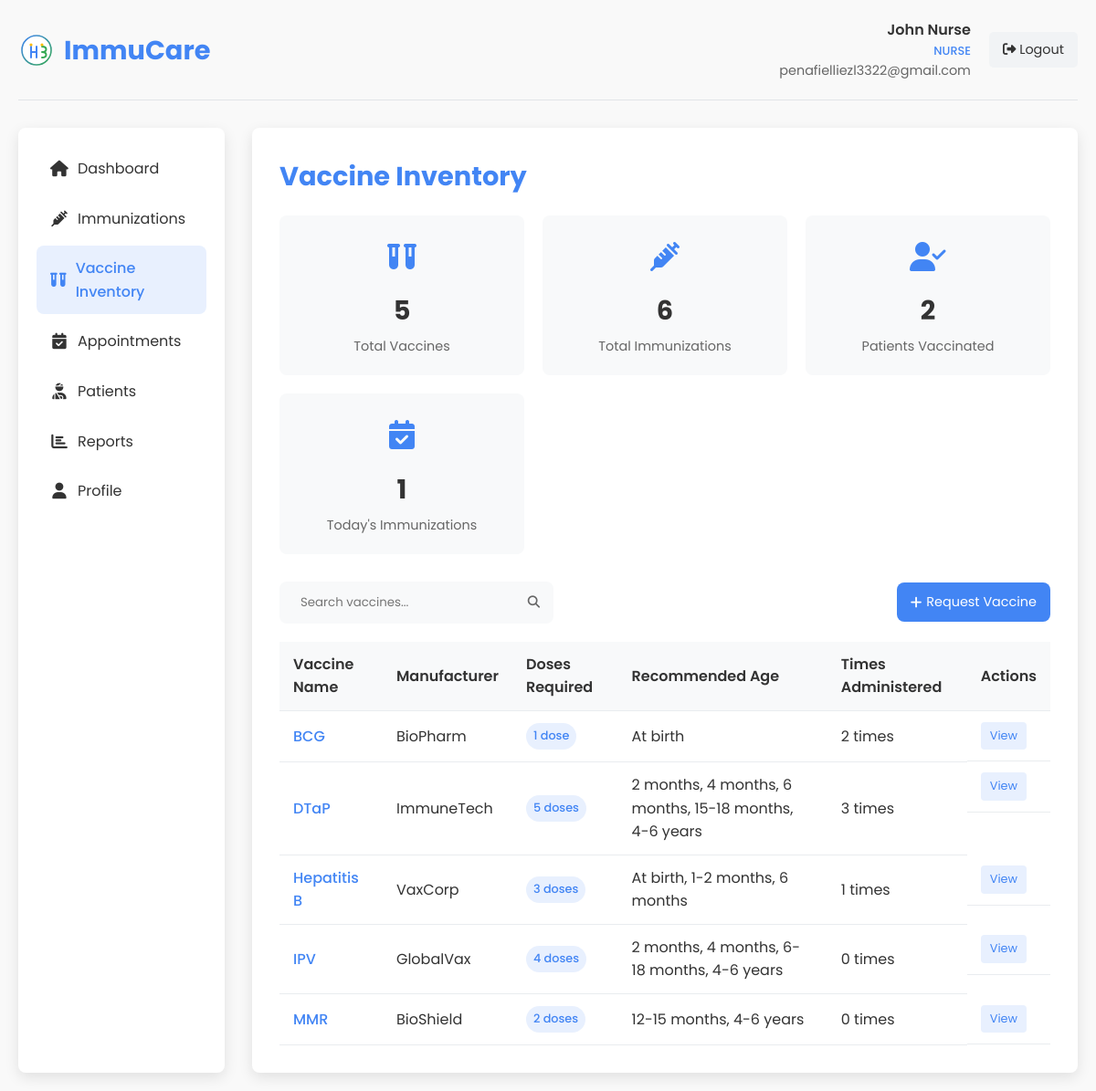
Screenshot of /nurse_vaccine_inventory.php (signed in) with the database file from the repository.
### tables this page shows
CREATE TABLE `vaccines` (
  `id` int(11) NOT NULL,
  `name` varchar(100) NOT NULL,
  `manufacturer` varchar(100) DEFAULT NULL,
  `description` text DEFAULT NULL,
  `recommended_age` varchar(100) DEFAULT NULL,
  `doses_required` int(11) DEFAULT 1,
  `days_between_doses` int(11) DEFAULT NULL,
  `is_active` tinyint(1) DEFAULT 1,
  `created_at` datetime NOT NULL,
  `updated_at` timestamp NOT NULL DEFAULT current_timestamp() ON UPDATE current_timestamp()
);

### nurse_vaccine_inventory.php (the view, shortened to what this page needs)
<?php
$user_name = $_SESSION['user_name'];
$user_email = $_SESSION['user_email'];
$conn = new mysqli(DB_HOST, DB_USER, DB_PASS, DB_NAME);
$search = isset($_GET['search']) ? $_GET['search'] : '';
$search_condition = '';
$page = isset($_GET['page']) ? (int)$_GET['page'] : 1;
$records_per_page = 10;
$offset = ($page - 1) * $records_per_page;
$stmt = $conn->prepare("SELECT COUNT(*) as count FROM vaccines" . $search_condition);
$stmt->execute();
$result = $stmt->get_result();
$total_vaccines = $result->fetch_assoc()['count'];
$stmt = $conn->prepare("SELECT COUNT(*) as count FROM immunizations");
$stmt->execute();
$result = $stmt->get_result();
$total_immunizations = $result->fetch_assoc()['count'];
$stmt = $conn->prepare("SELECT COUNT(DISTINCT patient_id) as count FROM immunizations WHERE patient_id > 0");
$stmt->execute();
$result = $stmt->get_result();
$total_patients_vaccinated = $result->fetch_assoc()['count'];
$stmt = $conn->prepare("SELECT COUNT(*) as count FROM immunizations WHERE DATE(administered_date) = CURDATE()");
$stmt->execute();
$result = $stmt->get_result();
$todays_immunizations = $result->fetch_assoc()['count'];
$query = "SELECT * FROM vaccines $search_condition ORDER BY name ASC LIMIT $offset, $records_per_page";
$vaccines = $conn->query($query);
$immunization_counts = array();
$vaccine_ids = array();
while ($vaccine = $vaccines->fetch_assoc()) {
    $vaccine_ids[] = $vaccine['id'];
}
$vaccines->data_seek(0);
if (!empty($vaccine_ids)) {
    $ids_string = implode(',', $vaccine_ids);
    $query = "SELECT vaccine_id, COUNT(*) as count
              FROM immunizations
              WHERE vaccine_id IN ($ids_string)
              GROUP BY vaccine_id";
    $counts_result = $conn->query($query);
    while ($row = $counts_result->fetch_assoc()) {
        $immunization_counts[$row['vaccine_id']] = $row['count'];
    }
}
?>
<!DOCTYPE html>
<html lang="en">
<head>
    <link rel="stylesheet" href="styles.css">
    <link rel="stylesheet" href="https://cdnjs.cloudflare.com/ajax/libs/font-awesome/6.4.0/css/all.min.css">
</head>
<body>
    <div class="dashboard-container">
        <div class="dashboard-header">
            <div class="dashboard-logo">
                <img src="images/logo.svg" alt="ImmuCare Logo">
                <h1>ImmuCare</h1>
            </div>
            <div class="user-menu">
                <div class="user-info">
                    <div class="user-name"><?php echo htmlspecialchars($user_name); ?></div>
                    <div class="user-role">Nurse</div>
                    <div class="user-email"><?php echo htmlspecialchars($user_email); ?></div>
                </div>
                <a href="?logout=1" class="logout-btn">
                    <i class="fas fa-sign-out-alt"></i> Logout
                </a>
            </div>
        </div>
        <div class="dashboard-content">
            <div class="sidebar">
                <ul class="sidebar-menu">
                    <li><a href="nurse_dashboard.php"><i class="fas fa-home"></i> Dashboard</a></li>
                    <li><a href="nurse_immunizations.php"><i class="fas fa-syringe"></i> Immunizations</a></li>
                    <li><a href="nurse_vaccine_inventory.php" class="active"><i class="fas fa-vials"></i> Vaccine Inventory</a></li>
                    <li><a href="nurse_appointments.php"><i class="fas fa-calendar-check"></i> Appointments</a></li>
                    <li><a href="nurse_patients.php"><i class="fas fa-user-injured"></i> Patients</a></li>
                    <li><a href="nurse_reports.php"><i class="fas fa-chart-bar"></i> Reports</a></li>
                    <li><a href="nurse_profile.php"><i class="fas fa-user"></i> Profile</a></li>
                </ul>
            </div>
            <div class="main-content">
                <h2 class="page-title">Vaccine Inventory</h2>
                <div class="inventory-stats">
                    <div class="stat-card">
                        <div class="stat-icon">
                            <i class="fas fa-vials"></i>
                        </div>
                        <div class="stat-value"><?php echo $total_vaccines; ?></div>
                        <div class="stat-label">Total Vaccines</div>
                    </div>
                    <div class="stat-card">
                        <div class="stat-icon">
                            <i class="fas fa-syringe"></i>
                        </div>
                        <div class="stat-value"><?php echo $total_immunizations; ?></div>
                        <div class="stat-label">Total Immunizations</div>
                    </div>
                    <div class="stat-card">
                        <div class="stat-icon">
                            <i class="fas fa-user-check"></i>
                        </div>
                        <div class="stat-value"><?php echo $total_patients_vaccinated; ?></div>
                        <div class="stat-label">Patients Vaccinated</div>
                    </div>
                    <div class="stat-card">
                        <div class="stat-icon">
                            <i class="fas fa-calendar-check"></i>
                        </div>
                        <div class="stat-value"><?php echo $todays_immunizations; ?></div>
                        <div class="stat-label">Today's Immunizations</div>
                    </div>
                </div>
                <div class="action-bar">
                    <form class="search-form" action="" method="GET">
                        <input type="text" name="search" placeholder="Search vaccines..." value="<?php echo htmlspecialchars($search); ?>">
                        <button type="submit"><i class="fas fa-search"></i></button>
                    </form>
                    <a href="#" class="add-btn" onclick="openRequestModal()">
                        <i class="fas fa-plus"></i> Request Vaccine
                    </a>
                </div>
                <table class="vaccine-table">
                    <thead>
                        <tr>
                            <th>Vaccine Name</th>
                            <th>Manufacturer</th>
                            <th>Doses Required</th>
                            <th>Recommended Age</th>
                            <th>Times Administered</th>
                            <th>Actions</th>
                        </tr>
                    </thead>
                    <tbody>
                        <?php if ($vaccines->num_rows > 0): ?>
                            <?php while ($vaccine = $vaccines->fetch_assoc()): ?>
                                <tr>
                                    <td class="vaccine-name">
                                        <?php echo htmlspecialchars($vaccine['name']); ?>
                                    </td>
                                    <td>
                                        <?php echo htmlspecialchars($vaccine['manufacturer']); ?>
                                    </td>
                                    <td>
                                        <span class="doses-badge"><?php echo $vaccine['doses_required']; ?> dose<?php echo $vaccine['doses_required'] > 1 ? 's' : ''; ?></span>
                                    </td>
                                    <td>
                                        <?php echo htmlspecialchars($vaccine['recommended_age']); ?>
                                    </td>
                                    <td>
                                        <?php echo isset($immunization_counts[$vaccine['id']]) ? $immunization_counts[$vaccine['id']] : 0; ?> times
                                    </td>
                                    <td class="action-buttons">
                                        <a href="#" class="view-btn" onclick="openViewModal(<?php echo $vaccine['id']; ?>)">View</a>
                                    </td>
                                </tr>
                            <?php endwhile; ?>
                        <?php else: ?>
                            <tr>
                                <td colspan="6" style="text-align: center;">No vaccines found.</td>
                            </tr>
                        <?php endif; ?>
                    </tbody>
                </table>
            </div>
        </div>
    </div>
</body>
</html>

### styles.css (style rules this page uses)
:root { --primary-color: #4285f4; --secondary-color: #34a853; --accent-color: #fbbc05; --text-color: #333; --light-text: #666; --bg-light: #f9f9f9; --bg-white: #ffffff; --shadow: 0 5px 15px rgba(0, 0, 0, 0.1); --border-radius: 8px; --transition: all 0.3s ease; }
* { margin: 0; padding: 0; box-sizing: border-box; }
html { scroll-behavior: smooth; }
body { font-family: 'Poppins', sans-serif; line-height: 1.6; color: var(--text-color); background-color: var(--bg-light); }
a { text-decoration: none; color: inherit; }
ul { list-style: none; }
img { max-width: 100%; height: auto; }

### rows the page displays
vaccines: name "BCG", manufacturer "BioPharm", doses_required "1", recommended_age "At birth", id "2"
vaccines: name "DTaP", manufacturer "ImmuneTech", doses_required "5", recommended_age "2 months, 4 months, 6 months, 15-18 months, 4-6 years", id "3"
vaccines: name "Hepatitis B", manufacturer "VaxCorp", doses_required "3", recommended_age "At birth, 1-2 months, 6 months", is_active "1"
vaccines: name "IPV", manufacturer "GlobalVax", doses_required "4", recommended_age "2 months, 4 months, 6-18 months, 4-6 years", shows "0"
vaccines: name "MMR", manufacturer "BioShield", doses_required "2", recommended_age "12-15 months, 4-6 years", shows "0"

### other values shown
$user_name "John Nurse"
$user_email "penafielliezl3322@gmail.com"
$total_vaccines "5"
$total_immunizations "6"
$total_patients_vaccinated "2"
$todays_immunizations "1"
